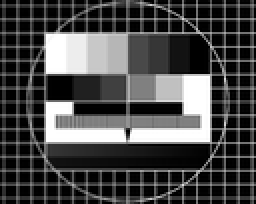
%> input picture Ex2.1/test_image.tif, 128 x 102 px, shrunk from 1000 x 800 before the run (shown 2 times larger)
$ octave Uebung2_1.m   (GNU Octave 9; MATLAB toolbox functions it lacks are replaced by stand-ins)
%> lines starting %> are read from the running program, lines starting %| are printed output that depends on the picture
### Ex2.1/read_image.m
% read_image.m

% 1) read in the image
Y = double(imread('test_image.tif','TIF'));
%> Y: size 102x128 double; min 0, max 255, mean 74; mean of the top-left, top-right, bottom-left and bottom-right quarters 86.2, 68.9, 71, 69.9
dim = size(Y);
%> dim = [102 128]

% 2) display the image in full resolution
figure('Units', 'pixels','position',[1 1 20+dim(2) 20+dim(1)])
ax=axes('Units', 'pixels', 'position', [10, 10, dim(2), dim(1)],'visible','off');
hold on;
figure(1);
image(Y,'parent',ax);
colormap(gray(256)); % correct mapping: values<->colors

### Ex2.1/DCT.m
function FFF1 = DCT(MATRIX)

B = size(MATRIX);
N1 = B(1);
N2 = B(2);

%computing the discrete 2-dim cosine trafo:
DCT1 = zeros(N1,N2);
FFF1 = zeros(N1,N2);

%make the DCT matrix:
%split the 2d problem into 2 1D problems:
%The W is a function about the k1 and k2 and gives the constants depend on
%k1 and k2

%for th first loop:
for n2 = 1:N2
    for k1 = 1:N1
        F1 = cos(pi*(2*(1:N1)-1 ).*(k1 - 1)/(2*N1));
        DCT1(k1,n2) = sqrt ( W(k1)/N1).* dot(MATRIX(:,n2),F1);
    end
end
%the second loop:
for k1 = 1:N1
    for k2 = 1:N2
        F2 = cos(pi*(2*(1:N2)-1 ).* (k2 - 1)/(2*N2));
        FFF1(k1,k2) = sqrt ( W(k2)/N2).* dot(DCT1(k1,:),F2);
    end
end

end

### Ex2.1/crop.m
function A = crop(F,rho)
A = F;
B = size(F);
N1 = B(1);
N2 = B(2);
for n1 = 1:N1
    for n2 = 1:N2
        if (n1^2 + n2^2 > rho*(N1^2 + N2^2))
            A(n1,n2) = 0;
        end
    end
end

### Ex2.1/IDCT.m
function FFF1 = IDCT(MATRIX)
%the IDCT: the same procedere like the DCT transformation:
%initialise the matrizen:
B = size(MATRIX);
N1 = B(1);
N2 = B(2);
IDCT1 = zeros(N1,N2);
FFF1  = zeros(N1,N2);

%the first loop:
for k2 = 1:N2
    for n1 = 1:N1
        FF1 = sqrt ( WI((1:N1))/N1).*cos(pi*(2*n1-1 ).* ((1:N1) - 1)/(2*N1));
        IDCT1(n1,k2) = dot(MATRIX(:,k2),FF1);
    end
end
%the second loop:
for n1 = 1:N1
    for n2 = 1:N2
        FF2 = sqrt ( WI((1:N2))/N2).*cos(pi*(2*n2-1 ).* ((1:N2) - 1)/(2*N2));
        FFF1(n1,n2) = dot(IDCT1(n1,:),FF2);
    end
end
end

### Ex2.1/Uebung2_1.m
%import the image:
read_image

%Y is the image

%get the dimension of the matrix: (dim is the fct of the image-script)
N1 = dim(1);
%> N1 = 102
N2 = dim(2);
%> N2 = 128

%the DCT transformation:
A = DCT(Y);
%> after the loop in DCT, `for n2 = 1:N2`:
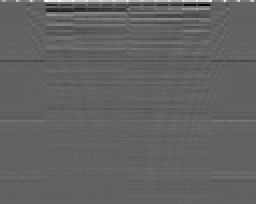
%> DCT1: size 102x128 double (shown 2 times larger); min -873, max 1386.6, mean 4.3; drawn with min black and max white

%% Exercise 2.3
C1 = crop(A,0.1);
C1( ~any(C1,2), : ) = [];  %rows
C1( :, ~any(C1,1) ) = [];  %columns
%> C1: size 51x51 double
%the IDCT transformation:
B1 = IDCT(C1);

C2 = crop(A,0.3);
C2( ~any(C2,2), : ) = [];  %rows
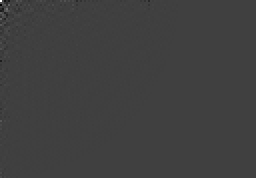
%> C2: size 89x128 double (shown 2 times larger); min -2835.4, max 8455.1, mean 0.2; drawn with min black and max white
C2( :, ~any(C2,1) ) = [];  %columns
%> C2: size 89x89 double
% the IDCT transformation:
B2 = IDCT(C2);
%> after the loop in IDCT (call 2), `for k2 = 1:N2`:
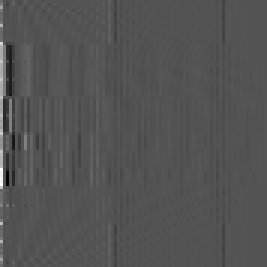
%> IDCT1: size 89x89 double (shown 3 times larger); min -1077.2, max 2213.4, mean 3.6; drawn with min black and max white
%> after the loop in IDCT (call 2), `for n1 = 1:N1`:
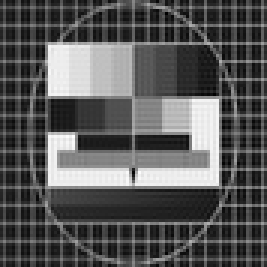
%> FFF1: size 89x89 double (shown 3 times larger); min -43.76, max 355.3, mean 95; drawn with min black and max white


C3 = crop(A,0.5);
C3( ~any(C3,2), : ) = [];  %rows
C3( :, ~any(C3,1) ) = [];  %columns
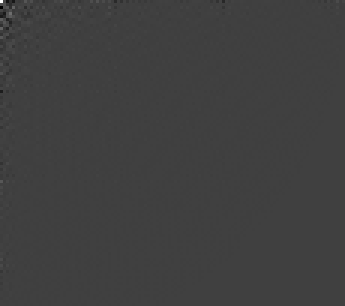
%> C3: size 102x115 double (shown 3 times larger); min -2835.4, max 8455.1, mean 0.1; drawn with min black and max white
% the IDCT transformation:
B3 = IDCT(C3);
%> after the loop in IDCT (call 3), `for k2 = 1:N2`:
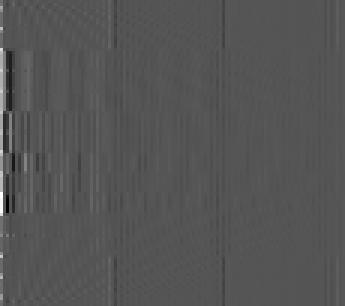
%> IDCT1: size 102x115 double (shown 3 times larger); min -1007, max 2012.2, mean 2.7; drawn with min black and max white
%> after the loop in IDCT (call 3), `for n1 = 1:N1`:
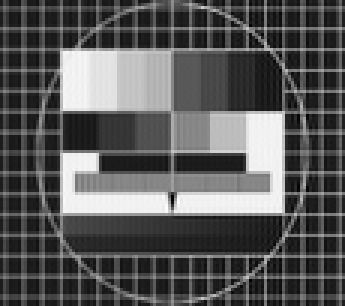
%> FFF1: size 102x115 double (shown 3 times larger); min -33.81, max 285.1, mean 78.1; drawn with min black and max white

% calculate the compression:
disp('Compression of 1')
numel(B1)/numel(Y)
%> ans = 0.199

disp('Compression of 2')
numel(B2)/numel(Y)
%> ans = 0.607
disp('Compression of 3')
numel(B3)/numel(Y)
%> ans = 0.898

% [35 lines of commented-out code are left out]

%%Exercise 1.4
% NN = 8*ones(1,8);
% B = mat2cell(Y,NN,NN);
% B{1,1}
